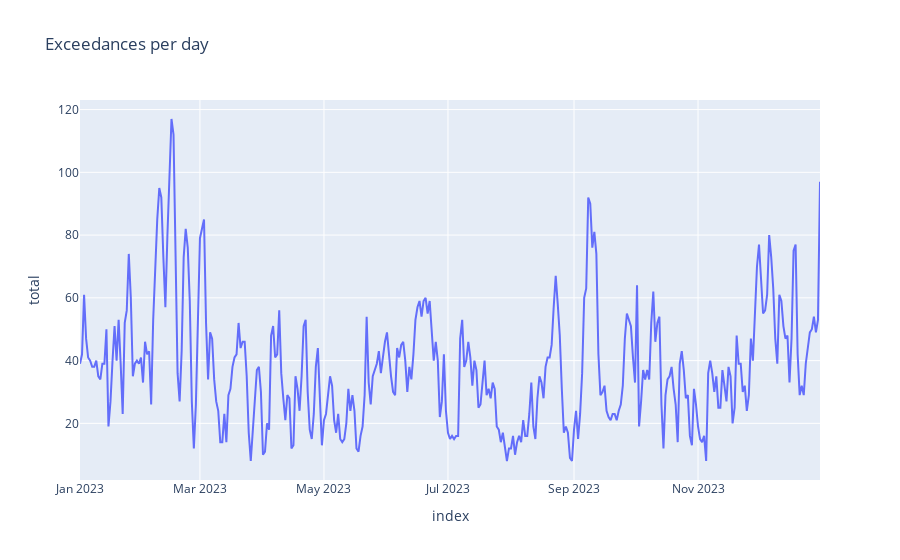

Source (notebook cell):
### Code cell
fig = px.line(df_date, x=df_date.index, y='total', title='Exceedances per day', labels={'pm10':'Count', 'date':'Date'})
fig.show()

### Figure 1 — Plotly figure (JSON) as saved in the notebook; plotly's stock layout.template omitted (floating-point values rounded to 4 significant figures; data arrays with more than 128 entries replaced by an {"elided": "..."} marker saying what was removed)
{"data": [{"hovertemplate": "index=%{x}<br>total=%{y}<extra></extra>", "legendgroup": "", "line": {"color": "#636efa", "dash": "solid"}, "marker": {"symbol": "circle"}, "mode": "lines", "name": "", "orientation": "v", "showlegend": false, "type": "scatter", "x": {"elided": "365 str values"}, "xaxis": "x", "y": {"elided": "365 int values"}, "yaxis": "y"}], "layout": {"legend": {"tracegroupgap": 0}, "title": {"text": "Exceedances per day"}, "xaxis": {"anchor": "y", "domain": [0, 1], "title": {"text": "index"}}, "yaxis": {"anchor": "x", "domain": [0, 1], "title": {"text": "total"}}}}
